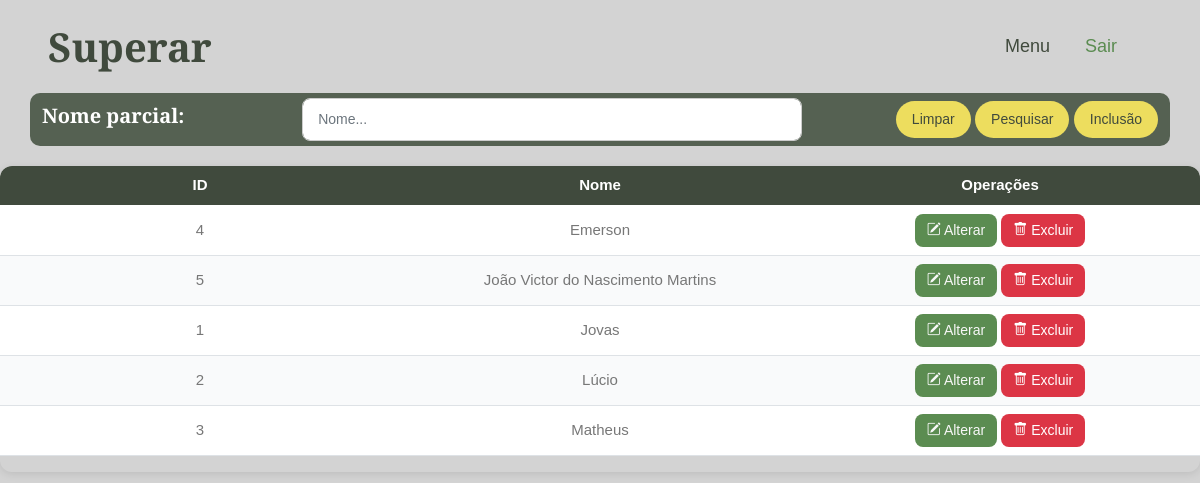
Page /vendeselect.php (signed in) on the earlier database version.
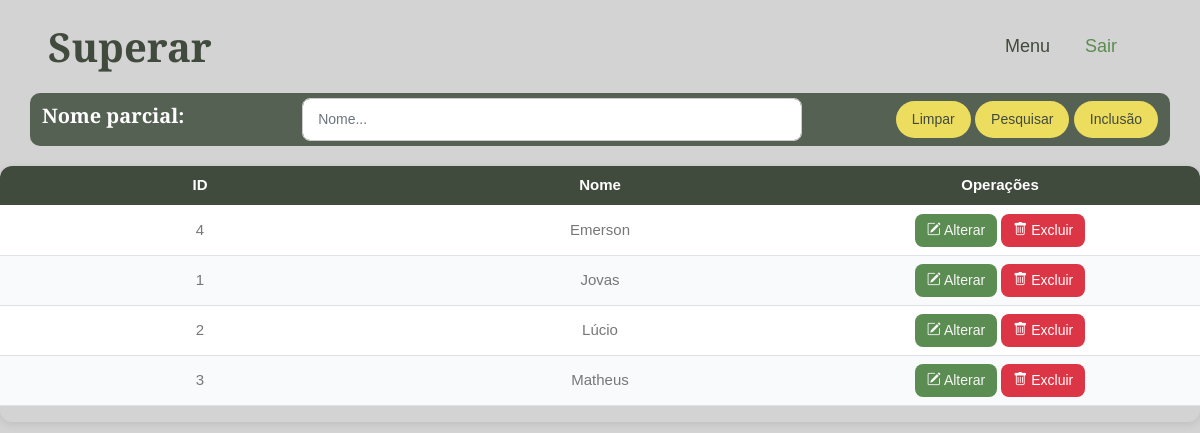
Same page on the later database version.
### tables this page shows
CREATE TABLE `vendedor` (
  `id` int(11) NOT NULL,
  `nome` varchar(255) NOT NULL
);

### vendeselect.php (the view, shortened to what this page needs)
<?php
include('connect.php');
$sql = 'SELECT * FROM vendedor ORDER BY nome ASC';
$pesqnome = '';
if (isset($_POST['submit'])) {
    $pesqnome = mysqli_real_escape_string($con, $_POST['pesqnome']);
    $sql = "SELECT * FROM vendedor WHERE nome LIKE '%$pesqnome%' ORDER BY nome ASC";
} else {
    $sql = 'SELECT * FROM vendedor ORDER BY nome ASC';
}
$result = mysqli_query($con, $sql);
?>
<!DOCTYPE html>
<html lang="en">
<head>
    <link href="https://cdnjs.cloudflare.com/ajax/libs/font-awesome/5.10.0/css/all.min.css" rel="stylesheet">
    <link href="https://cdn.jsdelivr.net/npm/bootstrap-icons@1.4.1/font/bootstrap-icons.css" rel="stylesheet">
    <link href="lib/animate/animate.min.css" rel="stylesheet">
    <link href="lib/owlcarousel/assets/owl.carousel.min.css" rel="stylesheet">
    <link href="lib/lightbox/css/lightbox.min.css" rel="stylesheet">
    <link href="css/bootstrap.min.css" rel="stylesheet">
    <link href="css/style.css" rel="stylesheet">
</head>
<body>
    <nav class="navbar navbar-expand-lg  navbar-light sticky-top px-4 px-lg-5">
        <h1 class="m-0">Superar</h1>
        <div class="collapse navbar-collapse" id="navbarCollapse">
            <div class="navbar-nav ms-auto p-4 p-lg-0">
                <a href="menu.php" class="nav-item nav-link">Menu</a>
                <a href="logout.php" class="nav-item nav-link active">Sair</a>
            </div>
        </div>
    </nav>
    <div class="text-center mx-auto wow fadeInUp" data-wow-delay="0.1s">
        <div class="text-center mx-auto wow fadeInUp" data-wow-delay="0.1s">
            <div class="container" style="background-color: transparent;">
                <form method="post" action="">
                    <div class="row align-items-center" style="background-color: #556152; padding-top:5px; padding-bottom:5px; border-radius: 10px;">
                        <div class="col-auto">
                            <h5 style="color: white;">Nome parcial:</h5>
                        </div>
                        <div class="autocomplete-wrapper">
                            <div class="col-auto">
                                <input type="text" id="search" id="pesqnome" name="pesqnome" class="form-control" placeholder="Nome..." style="width: 500px;" value="<?php echo $pesqnome; ?>">
                            </div>
                        </div>
                        <div class="col-auto">
                            <a href="vendeselect.php" class="btn btn-secondary rounded-pill py-2 px-3">Limpar</a>
                            <button class="btn btn-secondary rounded-pill py-2 px-3" type="submit" name="submit">Pesquisar</button>
                            <a href="vendeinsert.php" class="btn btn-secondary rounded-pill py-2 px-3">Inclusão</a>
                        </div>
                    </div>
                </form>
            </div>
        </div>
        <div class="table-container">
            <table class="table table-hover text-center">
                <thead>
                    <tr>
                        <th>ID</th>
                        <th>Nome</th>
                        <th>Operações</th>
                    </tr>
                </thead>
                <tbody>
                    <?php
                    if ($result && mysqli_num_rows($result) > 0) {
                        while ($row = mysqli_fetch_assoc($result)) {
                            echo "<tr>
                            <td>" . $row['id'] . "</td>
                            <td>" . $row['nome'] . "</td>
                            <td>
                                <a href='admupdate.php?updateid={$row['id']}' class='btn btn-sm btn-primary'>
                        <i class='bi bi-pencil-square'></i> Alterar
                      </a>
                      <a href='admdelete.php?deleteid={$row['id']}' class='btn btn-sm btn-danger'>
                        <i class='bi bi-trash'></i> Excluir
                      </a>
                            </td>
                          </tr>";
                        }
                    } else {
                        echo "<tr><td colspan='3'>Nenhum vendedor encontrado.</td></tr>";
                    }
                    ?>
                </tbody>
            </table>
        </div>
</body>
</html>

Differences in the rows shown:
removed vendedor: id "5", nome "João Victor do Nascimento Martins"
